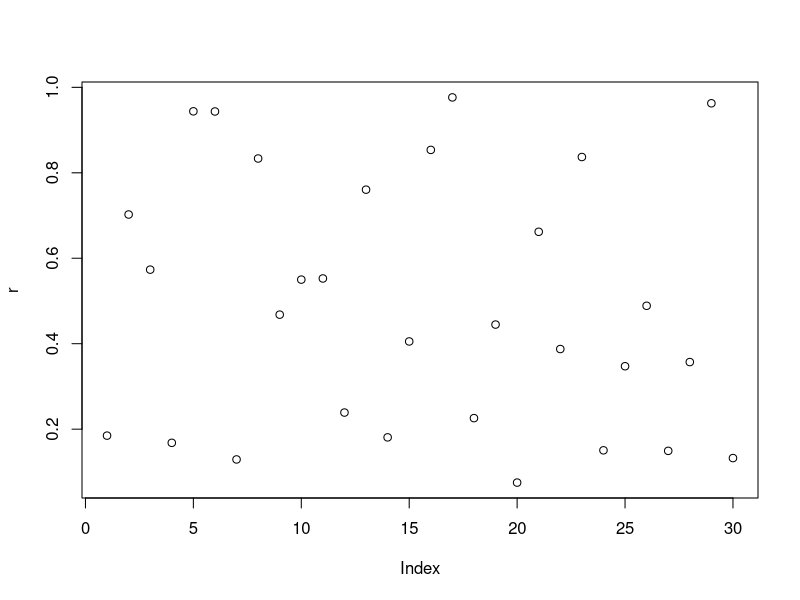
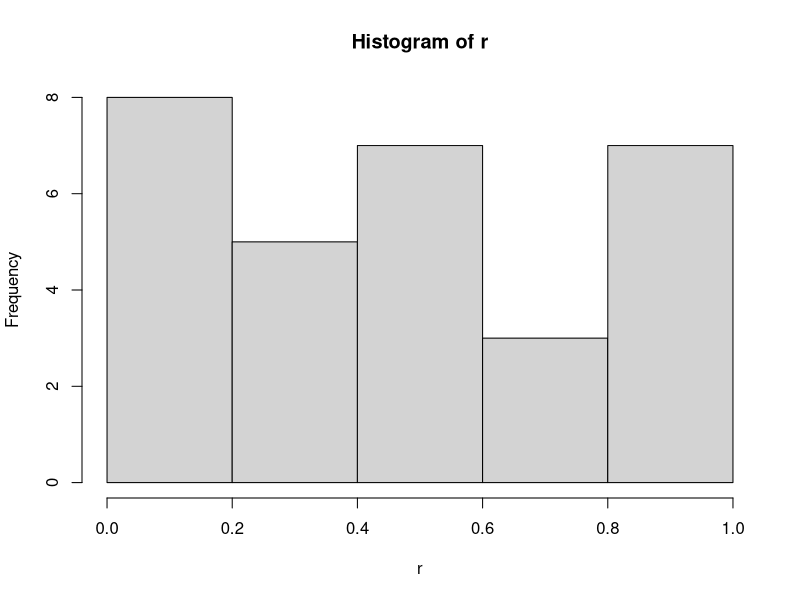
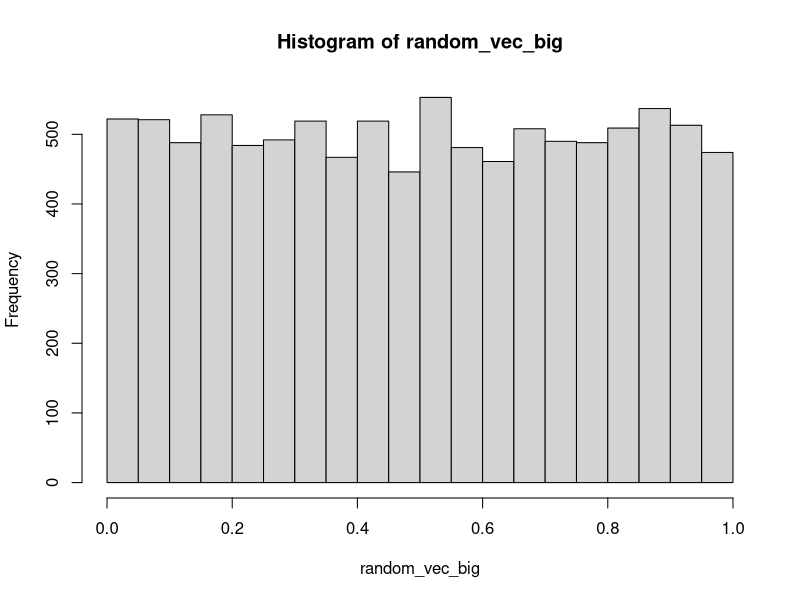
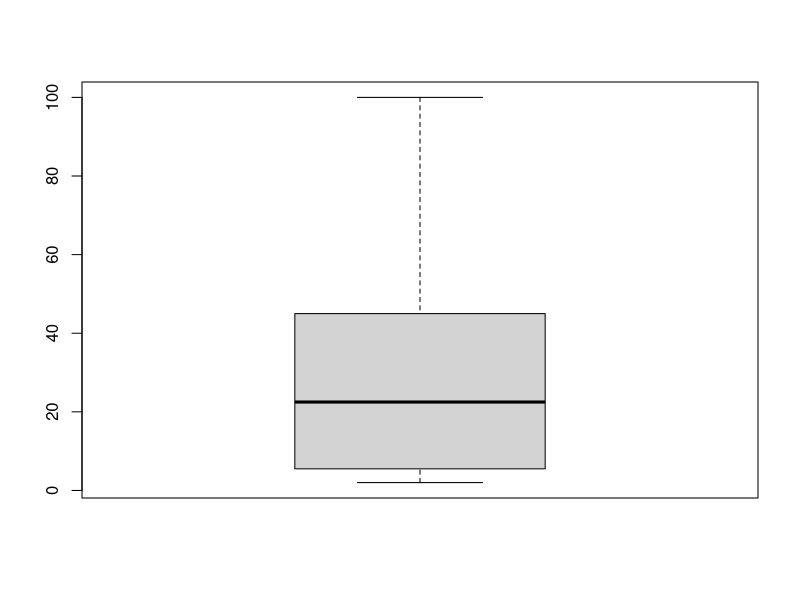

Write R code to recreate these figures, in order.
## ---- chunk 1
knitr::opts_chunk$set(echo = TRUE)
## ---- chunk 2
a <- 2
b <- 50
c <- 3

a+b
## ---- chunk 3
b/a
## ---- chunk 4
50%%3
## ---- chunk 5
sin(0)
## ---- chunk 6
cos(0)
## ---- chunk 7
sin45 <- sin(pi/4)
4*asin(sin45)
## ---- chunk 8
e3 <- exp(3)
log(e3)
## ---- chunk 9
# create 
a_vec <- c(3, 50, 5, 6, 10, 40, 20, 2, 100, 30, 25, 80) 
# length 
length(a_vec)
## ---- chunk 10
# sum
sum(a_vec)
## ---- chunk 11
# cumulative sum
cumsum(a_vec)
## ---- chunk 12
# summary statistics
summary(a_vec)
## ---- chunk 13
# variance
var(a_vec)
## ---- chunk 14
# is it reatlly a vector?
str(a_vec)
## ---- chunk 15
# was that not clear?
is.vector(a_vec)
## ---- chunk 16
# assign the 5th element of a_vec to d
d <- a_vec[5]
a_vec
## ---- chunk 17
# what does this mean?
length(d)
## ---- chunk 18
# Really? Well, ...
is.vector(d)
## ---- chunk 19
# how about random numbers?
random_vec <- runif(20)
length(random_vec)
## ---- chunk 20
random_vec
## ---- chunk 21
# what if random_vec was really big?
random_vec_big <- runif(10000)
length(random_vec_big)
## ---- chunk 22
head(random_vec_big)
## ---- chunk 23
# need more than 6?
head(random_vec_big, 20)
## ---- chunk 24
# too many decimal places?
options(digits = 2)
tail(random_vec_big)
## ---- chunk 25
# What if I want my random series to be repeatable?
set.seed(2)
r <- runif(30)
head(r,10)
## ---- chunk 26
r1 <- runif(20)
head(r1,10)
## ---- chunk 27
set.seed(2)
s <- runif(10)
s
## ---- chunk 28
# not enough digits?
options(digits = 4)
head(r)
## ---- chunk 29
head(s)
## ---- chunk 30
# can I get a picture of that?
plot(r)
## ---- chunk 31
# that's not very helpful. Histogram.
hist(r)
## ---- chunk 32
# doesn't look uniform? increase the sample size
hist(random_vec_big)
## ---- chunk 33
boxplot(a_vec)
## ---- chunk 34
# make a random matrix 
A <- matrix(data = floor(30*runif(16)), nrow = 4) 
A
## ---- chunk 35
# how big is the matrix?
dim(A)
## ---- chunk 36
# Let's make a vector to multiply by A
b <- floor(20*runif(dim(A)[2]))
b
## ---- chunk 37
# solve Ax = b
x <- solve(A,b)
x
## ---- chunk 38
b1 <- A%*%x
b1
## ---- chunk 39
b2 <- as.vector(A%*%x) #coerce b2 into a vector (column convert to roll)
b2
## ---- chunk 40
# inner product dot(e,f) = e'f
e <- floor(20*runif(4))
f <- floor(20*runif(4))
e
## ---- chunk 41
f
## ---- chunk 42
crossprod(e,f)
## ---- chunk 43
sum(e*f)
## ---- chunk 44
t(e)%*%f #transfer e crossprod f?
## ---- chunk 45
# outer product
outer(e,f,"*")
## ---- chunk 46
outer(e,f,">")
## ---- chunk 47
#using automatic coersion
outer(e,f,">")*1
## ---- chunk 48

